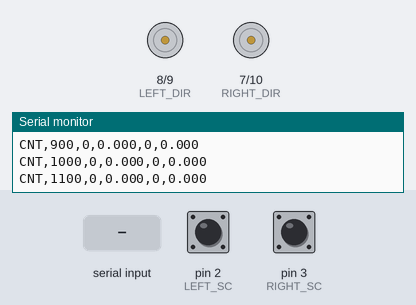
Bench run of a sketch on a simulated Arduino Uno, built with avr-gcc and run on an emulated ATmega328P. Shown: direction and speed pins drawn as motors (green arrow = direction pin HIGH = forward, orange = LOW = backward, longer = more drive), the last lines printed to the serial monitor. Inputs (shaded band) come from the test bench; at power-on: pin 2 (LEFT_SC) HIGH, pin 3 (RIGHT_SC) HIGH.

Above: at 1.2 s.
1.3 s: "f90\n" received over Serial
At 2.0 s:
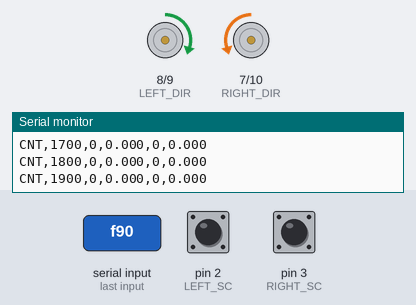
2.8 s: "r90\n" received over Serial
At 3.2 s:
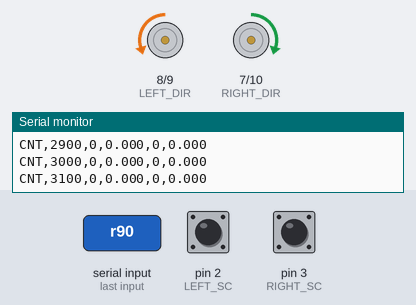
4.3 s: "s\n" received over Serial
At 5.5 s:
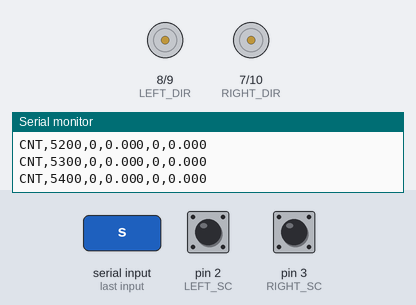
5.8 s: "F90\n" received over Serial
At 6.6 s:
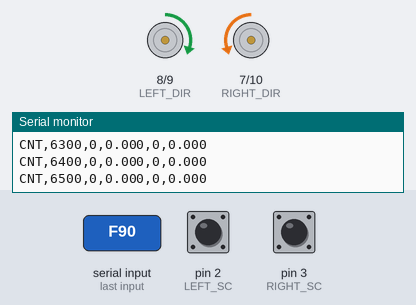
7.3 s: "r,45\n" received over Serial
At 7.8 s:
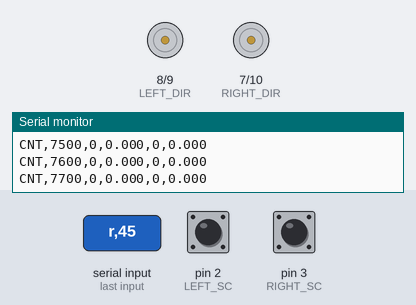
Timing chart, 0 to 9.8 s (numbered marks = the images above; inputs shaded):
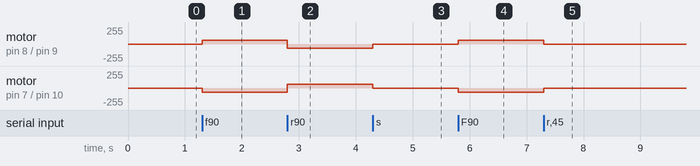

Measured:
- after the input at 1.3 s, motor on pin 8 (LEFT_DIR) / pin 9 (LEFT_PWM): stopped → forward 60/255 at once; motor on pin 7 (RIGHT_DIR) / pin 10 (RIGHT_PWM): stopped → backward 60/255 at once
- after the input at 2.8 s, motor on pin 8 (LEFT_DIR) / pin 9 (LEFT_PWM): forward 60/255 → backward 60/255 at once; motor on pin 7 (RIGHT_DIR) / pin 10 (RIGHT_PWM): backward 60/255 → forward 60/255 at once
- after the input at 4.3 s, motor on pin 8 (LEFT_DIR) / pin 9 (LEFT_PWM): backward 60/255 → stopped at once; motor on pin 7 (RIGHT_DIR) / pin 10 (RIGHT_PWM): forward 60/255 → stopped at once
- after the input at 5.8 s, motor on pin 8 (LEFT_DIR) / pin 9 (LEFT_PWM): stopped → forward 60/255 at once; motor on pin 7 (RIGHT_DIR) / pin 10 (RIGHT_PWM): stopped → backward 60/255 at once
- after the input at 7.3 s, motor on pin 8 (LEFT_DIR) / pin 9 (LEFT_PWM): forward 60/255 → stopped at once; motor on pin 7 (RIGHT_DIR) / pin 10 (RIGHT_PWM): backward 60/255 → stopped at once

The sketch:

test_speed_arduino.ino
```cpp
#define LEFT_PWM      9
#define LEFT_DIR      8
#define LEFT_SC       2
#define RIGHT_PWM     10
#define RIGHT_DIR     7
#define RIGHT_SC      3
#define MAX_PWM        60
#define LEFT_FORWARD   HIGH
#define RIGHT_FORWARD  LOW
#define WHEEL_DIAMETER_M  0.165f
#define PULSES_PER_REV    45
#define METERS_PER_PULSE  (PI * WHEEL_DIAMETER_M / PULSES_PER_REV)
#define SPEED_SMOOTHING  0.3f

volatile unsigned long debounceUS = 1000UL;

volatile long          leftPulses  = 0;
volatile unsigned long lastLeftUS  = 0;
volatile bool          leftFwd     = true;

volatile long          rightPulses  = 0;
volatile unsigned long lastRightUS  = 0;
volatile bool          rightFwd     = true;

int leftCurrentPWM = 0;
int rightCurrentPWM = 0;
float filteredLeftSpeed = 0;
float filteredRightSpeed = 0;

void leftISR() {
  unsigned long now = micros();
  if (now - lastLeftUS >= debounceUS) {
    lastLeftUS = now;
    leftPulses += leftFwd ? 1 : -1;
  }
}

void rightISR() {
  unsigned long now = micros();
  if (now - lastRightUS >= debounceUS) {
    lastRightUS = now;
    rightPulses += rightFwd ? 1 : -1;
  }
}

void setLeftDir(bool fwd) {
  leftFwd = fwd;
  digitalWrite(LEFT_DIR, fwd ? LEFT_FORWARD : !LEFT_FORWARD);
}

void setRightDir(bool fwd) {
  rightFwd = fwd;
  digitalWrite(RIGHT_DIR, fwd ? RIGHT_FORWARD : !RIGHT_FORWARD);
}

void setLeftPWM(int pwm) {
  leftCurrentPWM = constrain(abs(pwm), 0, MAX_PWM);
  analogWrite(LEFT_PWM, leftCurrentPWM);
}

void setRightPWM(int pwm) {
  rightCurrentPWM = constrain(abs(pwm), 0, MAX_PWM);
  analogWrite(RIGHT_PWM, rightCurrentPWM);
}

void stopMotors() {
  analogWrite(LEFT_PWM, 0);
  analogWrite(RIGHT_PWM, 0);
  leftCurrentPWM = 0;
  rightCurrentPWM = 0;
  filteredLeftSpeed = 0;
  filteredRightSpeed = 0;
}

void setup() {
  Serial.begin(115200);

  pinMode(LEFT_DIR,  OUTPUT);
  pinMode(LEFT_PWM,  OUTPUT);
  pinMode(LEFT_SC,  INPUT_PULLUP);
  pinMode(RIGHT_DIR,  OUTPUT);
  pinMode(RIGHT_PWM,  OUTPUT);
  pinMode(RIGHT_SC,  INPUT_PULLUP);

  attachInterrupt(digitalPinToInterrupt(LEFT_SC), leftISR, RISING);
  attachInterrupt(digitalPinToInterrupt(RIGHT_SC), rightISR, RISING);

  setLeftDir(true);
  setRightDir(true);
  stopMotors();

  Serial.println("READY");
  Serial.println("# Commands: f<pwm>  r<pwm>  l<pwm>  b<pwm>  s  z  d<us>  PING");
  Serial.println("# Output:   CNT,ms,leftPulses,leftSpeed_mps,rightPulses,rightSpeed_mps");
}

long lastLeftSnap  = 0;
long lastRightSnap = 0;
unsigned long lastPrintMS = 0;

void loop() {
  unsigned long now = millis();
  if (now - lastPrintMS >= 100) {
    float dt = (now - lastPrintMS) / 1000.0f;
    lastPrintMS = now;

    noInterrupts();
    long lp = leftPulses;
    long rp = rightPulses;
    interrupts();

    float rawLeftSpeed = (lp - lastLeftSnap) * METERS_PER_PULSE / dt;
    float rawRightSpeed = (rp - lastRightSnap) * METERS_PER_PULSE / dt;

    filteredLeftSpeed = SPEED_SMOOTHING * rawLeftSpeed + (1 - SPEED_SMOOTHING) * filteredLeftSpeed;
    filteredRightSpeed = SPEED_SMOOTHING * rawRightSpeed + (1 - SPEED_SMOOTHING) * filteredRightSpeed;

    lastLeftSnap  = lp;
    lastRightSnap = rp;

    Serial.print("CNT,");
    Serial.print(now);
    Serial.print(',');
    Serial.print(lp);
    Serial.print(',');
    Serial.print(filteredLeftSpeed, 3);
    Serial.print(',');
    Serial.print(rp);
    Serial.print(',');
    Serial.println(filteredRightSpeed, 3);
  }

  if (Serial.available()) {
    String cmd = Serial.readStringUntil('\n');
    cmd.trim();
    if (cmd.length() == 0) return;

    if (cmd == "PING") {
      Serial.println("READY");
    } else if (cmd == "s" || cmd == "S") {
      stopMotors();
      Serial.println("# Stopped");
    } else if (cmd == "z" || cmd == "Z") {
      noInterrupts();
      leftPulses = 0;
      rightPulses = 0;
      interrupts();
      lastLeftSnap = 0;
      lastRightSnap = 0;
      filteredLeftSpeed = 0;
      filteredRightSpeed = 0;
      Serial.println("# Counters zeroed");
    } else if (cmd.startsWith("d") || cmd.startsWith("D")) {
      unsigned long us = cmd.substring(1).toInt();
      if (us > 0) {
        debounceUS = us;
        Serial.print("# Debounce set to ");
        Serial.print(debounceUS);
        Serial.println(" us");
      }
    } else if (cmd.startsWith("f") || cmd.startsWith("F")) {
      int pwm = constrain(cmd.substring(1).toInt(), 0, MAX_PWM);
      setLeftDir(true);
      setLeftPWM(pwm);
      setRightDir(true);
      setRightPWM(pwm);
      Serial.print("# Both motors forward PWM=");
      Serial.println(pwm);
    } else if (cmd.startsWith("r") || cmd.startsWith("R")) {
      int pwm = constrain(cmd.substring(1).toInt(), 0, MAX_PWM);
      setLeftDir(false);
      setLeftPWM(pwm);
      setRightDir(false);
      setRightPWM(pwm);
      Serial.print("# Both motors reverse PWM=");
      Serial.println(pwm);
    } else if (cmd.startsWith("l") || cmd.startsWith("L")) {
      int pwm = constrain(cmd.substring(1).toInt(), 0, MAX_PWM);
      setLeftDir(false);
      setLeftPWM(pwm);
      setRightDir(true);
      setRightPWM(pwm);
      Serial.print("# Left turn PWM=");
      Serial.println(pwm);
    } else if (cmd.startsWith("b") || cmd.startsWith("B")) {
      int pwm = constrain(cmd.substring(1).toInt(), 0, MAX_PWM);
      setLeftDir(true);
      setLeftPWM(pwm);
      setRightDir(false);
      setRightPWM(pwm);
      Serial.print("# Right turn PWM=");
      Serial.println(pwm);
    } else {
      Serial.print("# Unknown: ");
      Serial.println(cmd);
    }
  }
}
```
